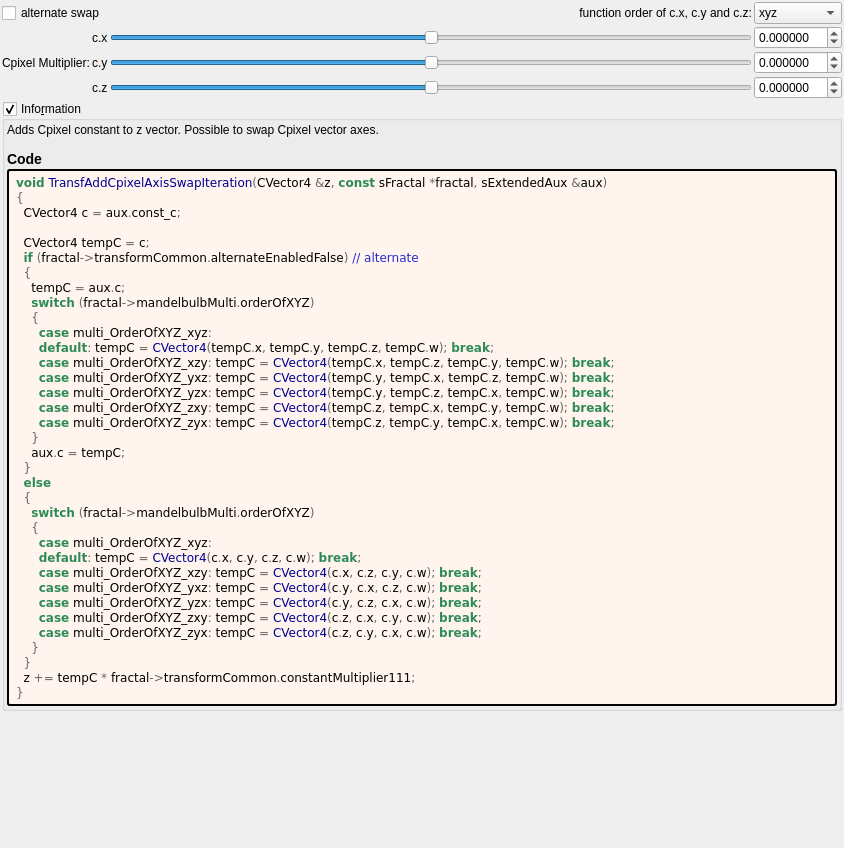
<?xml version="1.0" encoding="UTF-8"?>
<ui version="4.0">
 <class>transf_add_cpixel_axis_swap</class>
 <widget class="QWidget" name="Form">
  <property name="geometry">
   <rect>
    <x>0</x>
    <y>0</y>
    <width>844</width>
    <height>848</height>
   </rect>
  </property>
  <property name="windowTitle">
   <string notr="true">transf_add_cpixel_axis_swap</string>
  </property>
  <layout class="QVBoxLayout" name="verticalLayout">
   <property name="spacing">
    <number>2</number>
   </property>
   <property name="leftMargin">
    <number>2</number>
   </property>
   <property name="topMargin">
    <number>2</number>
   </property>
   <property name="rightMargin">
    <number>2</number>
   </property>
   <property name="bottomMargin">
    <number>2</number>
   </property>
   <item>
    <layout class="QGridLayout" name="gridLayout_23">
     <property name="spacing">
      <number>2</number>
     </property>
     <item row="1" column="2">
      <widget class="QSlider" name="slider3_transf_constant_multiplier_111_x">
       <property name="sizePolicy">
        <sizepolicy hsizetype="Expanding" vsizetype="Maximum">
         <horstretch>0</horstretch>
         <verstretch>0</verstretch>
        </sizepolicy>
       </property>
       <property name="minimum">
        <number>-10000000</number>
       </property>
       <property name="maximum">
        <number>10000000</number>
       </property>
       <property name="value">
        <number>0</number>
       </property>
       <property name="sliderPosition">
        <number>0</number>
       </property>
       <property name="orientation">
        <enum>Qt::Horizontal</enum>
       </property>
      </widget>
     </item>
     <item row="2" column="2">
      <widget class="QSlider" name="slider3_transf_constant_multiplier_111_y">
       <property name="sizePolicy">
        <sizepolicy hsizetype="Expanding" vsizetype="Maximum">
         <horstretch>0</horstretch>
         <verstretch>0</verstretch>
        </sizepolicy>
       </property>
       <property name="minimum">
        <number>-10000000</number>
       </property>
       <property name="maximum">
        <number>10000000</number>
       </property>
       <property name="value">
        <number>0</number>
       </property>
       <property name="sliderPosition">
        <number>0</number>
       </property>
       <property name="orientation">
        <enum>Qt::Horizontal</enum>
       </property>
      </widget>
     </item>
     <item row="1" column="3">
      <widget class="MyDoubleSpinBox" name="spinbox3_transf_constant_multiplier_111_x">
       <property name="sizePolicy">
        <sizepolicy hsizetype="Minimum" vsizetype="Maximum">
         <horstretch>0</horstretch>
         <verstretch>0</verstretch>
        </sizepolicy>
       </property>
       <property name="prefix">
        <string/>
       </property>
       <property name="suffix">
        <string/>
       </property>
       <property name="decimals">
        <number>6</number>
       </property>
       <property name="minimum">
        <double>-99.989999999999995</double>
       </property>
       <property name="maximum">
        <double>99.989999999999995</double>
       </property>
       <property name="singleStep">
        <double>0.100000000000000</double>
       </property>
      </widget>
     </item>
     <item row="3" column="2">
      <widget class="QSlider" name="slider3_transf_constant_multiplier_111_z">
       <property name="sizePolicy">
        <sizepolicy hsizetype="Expanding" vsizetype="Maximum">
         <horstretch>0</horstretch>
         <verstretch>0</verstretch>
        </sizepolicy>
       </property>
       <property name="minimum">
        <number>-10000000</number>
       </property>
       <property name="maximum">
        <number>10000000</number>
       </property>
       <property name="value">
        <number>0</number>
       </property>
       <property name="sliderPosition">
        <number>0</number>
       </property>
       <property name="orientation">
        <enum>Qt::Horizontal</enum>
       </property>
      </widget>
     </item>
     <item row="1" column="1">
      <widget class="QLabel" name="label_109">
       <property name="text">
        <string notr="true">c.x</string>
       </property>
      </widget>
     </item>
     <item row="2" column="3">
      <widget class="MyDoubleSpinBox" name="spinbox3_transf_constant_multiplier_111_y">
       <property name="sizePolicy">
        <sizepolicy hsizetype="Minimum" vsizetype="Maximum">
         <horstretch>0</horstretch>
         <verstretch>0</verstretch>
        </sizepolicy>
       </property>
       <property name="prefix">
        <string/>
       </property>
       <property name="suffix">
        <string/>
       </property>
       <property name="decimals">
        <number>6</number>
       </property>
       <property name="minimum">
        <double>-99.989999999999995</double>
       </property>
       <property name="maximum">
        <double>99.989999999999995</double>
       </property>
       <property name="singleStep">
        <double>0.100000000000000</double>
       </property>
      </widget>
     </item>
     <item row="3" column="3">
      <widget class="MyDoubleSpinBox" name="spinbox3_transf_constant_multiplier_111_z">
       <property name="sizePolicy">
        <sizepolicy hsizetype="Minimum" vsizetype="Maximum">
         <horstretch>0</horstretch>
         <verstretch>0</verstretch>
        </sizepolicy>
       </property>
       <property name="prefix">
        <string/>
       </property>
       <property name="suffix">
        <string/>
       </property>
       <property name="decimals">
        <number>6</number>
       </property>
       <property name="minimum">
        <double>-99.989999999999995</double>
       </property>
       <property name="maximum">
        <double>99.989999999999995</double>
       </property>
       <property name="singleStep">
        <double>0.100000000000000</double>
       </property>
      </widget>
     </item>
     <item row="0" column="2">
      <widget class="QLabel" name="label">
       <property name="text">
        <string>function order of c.x, c.y and c.z:</string>
       </property>
       <property name="alignment">
        <set>Qt::AlignRight|Qt::AlignTrailing|Qt::AlignVCenter</set>
       </property>
      </widget>
     </item>
     <item row="0" column="3">
      <widget class="QComboBox" name="comboBox_mandelbulbMulti_order_of_xyz">
       <item>
        <property name="text">
         <string notr="true">xyz</string>
        </property>
       </item>
       <item>
        <property name="text">
         <string notr="true">xzy</string>
        </property>
       </item>
       <item>
        <property name="text">
         <string notr="true">yxz</string>
        </property>
       </item>
       <item>
        <property name="text">
         <string notr="true">yzx</string>
        </property>
       </item>
       <item>
        <property name="text">
         <string notr="true">zxy</string>
        </property>
       </item>
       <item>
        <property name="text">
         <string notr="true">zyx</string>
        </property>
       </item>
      </widget>
     </item>
     <item row="2" column="1">
      <widget class="QLabel" name="label_110">
       <property name="text">
        <string notr="true">c.y</string>
       </property>
      </widget>
     </item>
     <item row="2" column="0">
      <widget class="QLabel" name="label_108">
       <property name="text">
        <string>Cpixel Multiplier:</string>
       </property>
      </widget>
     </item>
     <item row="3" column="1">
      <widget class="QLabel" name="label_111">
       <property name="text">
        <string notr="true">c.z</string>
       </property>
      </widget>
     </item>
     <item row="0" column="0" colspan="2">
      <widget class="QCheckBox" name="checkBox_transf_alternate_enabled_false">
       <property name="text">
        <string>alternate swap</string>
       </property>
      </widget>
     </item>
    </layout>
   </item>
   <item>
    <widget class="MyGroupBox" name="groupCheck_info">
     <property name="title">
      <string>Info&amp;rmation</string>
     </property>
     <property name="flat">
      <bool>false</bool>
     </property>
     <property name="checkable">
      <bool>true</bool>
     </property>
     <layout class="QVBoxLayout" name="verticalLayout_2">
      <property name="spacing">
       <number>2</number>
      </property>
      <property name="leftMargin">
       <number>2</number>
      </property>
      <property name="topMargin">
       <number>2</number>
      </property>
      <property name="rightMargin">
       <number>2</number>
      </property>
      <property name="bottomMargin">
       <number>2</number>
      </property>
      <item>
	   <widget class="QLabel" name="label_information_general">
	    <property name="text">
		 <string notr="true">&lt;p&gt;Adds Cpixel constant to z vector. Possible to swap Cpixel vector axes.&lt;/p&gt;&lt;table&gt;
&lt;/table&gt;
&lt;h3&gt;Code&lt;/h3&gt;</string>
		</property>
		<property name="wordWrap">
		 <bool>true</bool>
		</property>
		<property name="openExternalLinks">
		 <bool>true</bool>
		</property>
		<property name="textInteractionFlags">
		 <set>Qt::LinksAccessibleByMouse|Qt::TextSelectableByMouse</set>
		</property>
		</widget>
	   </item>
	   <item>
	    <widget class="QLabel" name="label_code_content">
		 <property name="text">
		  <string notr="true">&lt;body style=&quot;background-color:#fff5ee&quot;&gt;
&lt;pre style=&quot;color:#000000; background-color:#fff5ee;  font-family:'Courier New',monospace;&quot;&gt;&lt;span style=&quot;color:#2e8b57; font-weight:bold&quot;&gt;void&lt;/span&gt; &lt;span style=&quot;color:#00008f&quot;&gt;TransfAddCpixelAxisSwapIteration&lt;/span&gt;&lt;span style=&quot;color:#676767&quot;&gt;(&lt;/span&gt;CVector4 &lt;span style=&quot;color:#676767&quot;&gt;&amp;amp;&lt;/span&gt;z&lt;span style=&quot;color:#676767&quot;&gt;,&lt;/span&gt; &lt;span style=&quot;color:#2e8b57; font-weight:bold&quot;&gt;const&lt;/span&gt; sFractal &lt;span style=&quot;color:#676767&quot;&gt;*&lt;/span&gt;fractal&lt;span style=&quot;color:#676767&quot;&gt;,&lt;/span&gt; sExtendedAux &lt;span style=&quot;color:#676767&quot;&gt;&amp;amp;&lt;/span&gt;aux&lt;span style=&quot;color:#676767&quot;&gt;)&lt;/span&gt;
&lt;span style=&quot;color:#676767&quot;&gt;{&lt;/span&gt;
  CVector4 c &lt;span style=&quot;color:#676767&quot;&gt;=&lt;/span&gt; aux&lt;span style=&quot;color:#676767&quot;&gt;.&lt;/span&gt;const_c&lt;span style=&quot;color:#676767&quot;&gt;;&lt;/span&gt;

  CVector4 tempC &lt;span style=&quot;color:#676767&quot;&gt;=&lt;/span&gt; c&lt;span style=&quot;color:#676767&quot;&gt;;&lt;/span&gt;
  &lt;span style=&quot;color:#2e8b57; font-weight:bold&quot;&gt;if&lt;/span&gt; &lt;span style=&quot;color:#676767&quot;&gt;(&lt;/span&gt;fractal&lt;span style=&quot;color:#676767&quot;&gt;-&amp;gt;&lt;/span&gt;transformCommon&lt;span style=&quot;color:#676767&quot;&gt;.&lt;/span&gt;alternateEnabledFalse&lt;span style=&quot;color:#676767&quot;&gt;)&lt;/span&gt; &lt;span style=&quot;color:#2929cc&quot;&gt;// alternate&lt;/span&gt;
  &lt;span style=&quot;color:#676767&quot;&gt;{&lt;/span&gt;
    tempC &lt;span style=&quot;color:#676767&quot;&gt;=&lt;/span&gt; aux&lt;span style=&quot;color:#676767&quot;&gt;.&lt;/span&gt;c&lt;span style=&quot;color:#676767&quot;&gt;;&lt;/span&gt;
    &lt;span style=&quot;color:#2e8b57; font-weight:bold&quot;&gt;switch&lt;/span&gt; &lt;span style=&quot;color:#676767&quot;&gt;(&lt;/span&gt;fractal&lt;span style=&quot;color:#676767&quot;&gt;-&amp;gt;&lt;/span&gt;mandelbulbMulti&lt;span style=&quot;color:#676767&quot;&gt;.&lt;/span&gt;orderOfXYZ&lt;span style=&quot;color:#676767&quot;&gt;)&lt;/span&gt;
    &lt;span style=&quot;color:#676767&quot;&gt;{&lt;/span&gt;
      &lt;span style=&quot;color:#2e8b57; font-weight:bold&quot;&gt;case&lt;/span&gt; multi_OrderOfXYZ_xyz&lt;span style=&quot;color:#676767&quot;&gt;:&lt;/span&gt;
      &lt;span style=&quot;color:#2e8b57; font-weight:bold&quot;&gt;default&lt;/span&gt;&lt;span style=&quot;color:#676767&quot;&gt;:&lt;/span&gt; tempC &lt;span style=&quot;color:#676767&quot;&gt;=&lt;/span&gt; &lt;span style=&quot;color:#00008f&quot;&gt;CVector4&lt;/span&gt;&lt;span style=&quot;color:#676767&quot;&gt;(&lt;/span&gt;tempC&lt;span style=&quot;color:#676767&quot;&gt;.&lt;/span&gt;x&lt;span style=&quot;color:#676767&quot;&gt;,&lt;/span&gt; tempC&lt;span style=&quot;color:#676767&quot;&gt;.&lt;/span&gt;y&lt;span style=&quot;color:#676767&quot;&gt;,&lt;/span&gt; tempC&lt;span style=&quot;color:#676767&quot;&gt;.&lt;/span&gt;z&lt;span style=&quot;color:#676767&quot;&gt;,&lt;/span&gt; tempC&lt;span style=&quot;color:#676767&quot;&gt;.&lt;/span&gt;w&lt;span style=&quot;color:#676767&quot;&gt;);&lt;/span&gt; &lt;span style=&quot;color:#2e8b57; font-weight:bold&quot;&gt;break&lt;/span&gt;&lt;span style=&quot;color:#676767&quot;&gt;;&lt;/span&gt;
      &lt;span style=&quot;color:#2e8b57; font-weight:bold&quot;&gt;case&lt;/span&gt; multi_OrderOfXYZ_xzy&lt;span style=&quot;color:#676767&quot;&gt;:&lt;/span&gt; tempC &lt;span style=&quot;color:#676767&quot;&gt;=&lt;/span&gt; &lt;span style=&quot;color:#00008f&quot;&gt;CVector4&lt;/span&gt;&lt;span style=&quot;color:#676767&quot;&gt;(&lt;/span&gt;tempC&lt;span style=&quot;color:#676767&quot;&gt;.&lt;/span&gt;x&lt;span style=&quot;color:#676767&quot;&gt;,&lt;/span&gt; tempC&lt;span style=&quot;color:#676767&quot;&gt;.&lt;/span&gt;z&lt;span style=&quot;color:#676767&quot;&gt;,&lt;/span&gt; tempC&lt;span style=&quot;color:#676767&quot;&gt;.&lt;/span&gt;y&lt;span style=&quot;color:#676767&quot;&gt;,&lt;/span&gt; tempC&lt;span style=&quot;color:#676767&quot;&gt;.&lt;/span&gt;w&lt;span style=&quot;color:#676767&quot;&gt;);&lt;/span&gt; &lt;span style=&quot;color:#2e8b57; font-weight:bold&quot;&gt;break&lt;/span&gt;&lt;span style=&quot;color:#676767&quot;&gt;;&lt;/span&gt;
      &lt;span style=&quot;color:#2e8b57; font-weight:bold&quot;&gt;case&lt;/span&gt; multi_OrderOfXYZ_yxz&lt;span style=&quot;color:#676767&quot;&gt;:&lt;/span&gt; tempC &lt;span style=&quot;color:#676767&quot;&gt;=&lt;/span&gt; &lt;span style=&quot;color:#00008f&quot;&gt;CVector4&lt;/span&gt;&lt;span style=&quot;color:#676767&quot;&gt;(&lt;/span&gt;tempC&lt;span style=&quot;color:#676767&quot;&gt;.&lt;/span&gt;y&lt;span style=&quot;color:#676767&quot;&gt;,&lt;/span&gt; tempC&lt;span style=&quot;color:#676767&quot;&gt;.&lt;/span&gt;x&lt;span style=&quot;color:#676767&quot;&gt;,&lt;/span&gt; tempC&lt;span style=&quot;color:#676767&quot;&gt;.&lt;/span&gt;z&lt;span style=&quot;color:#676767&quot;&gt;,&lt;/span&gt; tempC&lt;span style=&quot;color:#676767&quot;&gt;.&lt;/span&gt;w&lt;span style=&quot;color:#676767&quot;&gt;);&lt;/span&gt; &lt;span style=&quot;color:#2e8b57; font-weight:bold&quot;&gt;break&lt;/span&gt;&lt;span style=&quot;color:#676767&quot;&gt;;&lt;/span&gt;
      &lt;span style=&quot;color:#2e8b57; font-weight:bold&quot;&gt;case&lt;/span&gt; multi_OrderOfXYZ_yzx&lt;span style=&quot;color:#676767&quot;&gt;:&lt;/span&gt; tempC &lt;span style=&quot;color:#676767&quot;&gt;=&lt;/span&gt; &lt;span style=&quot;color:#00008f&quot;&gt;CVector4&lt;/span&gt;&lt;span style=&quot;color:#676767&quot;&gt;(&lt;/span&gt;tempC&lt;span style=&quot;color:#676767&quot;&gt;.&lt;/span&gt;y&lt;span style=&quot;color:#676767&quot;&gt;,&lt;/span&gt; tempC&lt;span style=&quot;color:#676767&quot;&gt;.&lt;/span&gt;z&lt;span style=&quot;color:#676767&quot;&gt;,&lt;/span&gt; tempC&lt;span style=&quot;color:#676767&quot;&gt;.&lt;/span&gt;x&lt;span style=&quot;color:#676767&quot;&gt;,&lt;/span&gt; tempC&lt;span style=&quot;color:#676767&quot;&gt;.&lt;/span&gt;w&lt;span style=&quot;color:#676767&quot;&gt;);&lt;/span&gt; &lt;span style=&quot;color:#2e8b57; font-weight:bold&quot;&gt;break&lt;/span&gt;&lt;span style=&quot;color:#676767&quot;&gt;;&lt;/span&gt;
      &lt;span style=&quot;color:#2e8b57; font-weight:bold&quot;&gt;case&lt;/span&gt; multi_OrderOfXYZ_zxy&lt;span style=&quot;color:#676767&quot;&gt;:&lt;/span&gt; tempC &lt;span style=&quot;color:#676767&quot;&gt;=&lt;/span&gt; &lt;span style=&quot;color:#00008f&quot;&gt;CVector4&lt;/span&gt;&lt;span style=&quot;color:#676767&quot;&gt;(&lt;/span&gt;tempC&lt;span style=&quot;color:#676767&quot;&gt;.&lt;/span&gt;z&lt;span style=&quot;color:#676767&quot;&gt;,&lt;/span&gt; tempC&lt;span style=&quot;color:#676767&quot;&gt;.&lt;/span&gt;x&lt;span style=&quot;color:#676767&quot;&gt;,&lt;/span&gt; tempC&lt;span style=&quot;color:#676767&quot;&gt;.&lt;/span&gt;y&lt;span style=&quot;color:#676767&quot;&gt;,&lt;/span&gt; tempC&lt;span style=&quot;color:#676767&quot;&gt;.&lt;/span&gt;w&lt;span style=&quot;color:#676767&quot;&gt;);&lt;/span&gt; &lt;span style=&quot;color:#2e8b57; font-weight:bold&quot;&gt;break&lt;/span&gt;&lt;span style=&quot;color:#676767&quot;&gt;;&lt;/span&gt;
      &lt;span style=&quot;color:#2e8b57; font-weight:bold&quot;&gt;case&lt;/span&gt; multi_OrderOfXYZ_zyx&lt;span style=&quot;color:#676767&quot;&gt;:&lt;/span&gt; tempC &lt;span style=&quot;color:#676767&quot;&gt;=&lt;/span&gt; &lt;span style=&quot;color:#00008f&quot;&gt;CVector4&lt;/span&gt;&lt;span style=&quot;color:#676767&quot;&gt;(&lt;/span&gt;tempC&lt;span style=&quot;color:#676767&quot;&gt;.&lt;/span&gt;z&lt;span style=&quot;color:#676767&quot;&gt;,&lt;/span&gt; tempC&lt;span style=&quot;color:#676767&quot;&gt;.&lt;/span&gt;y&lt;span style=&quot;color:#676767&quot;&gt;,&lt;/span&gt; tempC&lt;span style=&quot;color:#676767&quot;&gt;.&lt;/span&gt;x&lt;span style=&quot;color:#676767&quot;&gt;,&lt;/span&gt; tempC&lt;span style=&quot;color:#676767&quot;&gt;.&lt;/span&gt;w&lt;span style=&quot;color:#676767&quot;&gt;);&lt;/span&gt; &lt;span style=&quot;color:#2e8b57; font-weight:bold&quot;&gt;break&lt;/span&gt;&lt;span style=&quot;color:#676767&quot;&gt;;&lt;/span&gt;
    &lt;span style=&quot;color:#676767&quot;&gt;}&lt;/span&gt;
    aux&lt;span style=&quot;color:#676767&quot;&gt;.&lt;/span&gt;c &lt;span style=&quot;color:#676767&quot;&gt;=&lt;/span&gt; tempC&lt;span style=&quot;color:#676767&quot;&gt;;&lt;/span&gt;
  &lt;span style=&quot;color:#676767&quot;&gt;}&lt;/span&gt;
  &lt;span style=&quot;color:#2e8b57; font-weight:bold&quot;&gt;else&lt;/span&gt;
  &lt;span style=&quot;color:#676767&quot;&gt;{&lt;/span&gt;
    &lt;span style=&quot;color:#2e8b57; font-weight:bold&quot;&gt;switch&lt;/span&gt; &lt;span style=&quot;color:#676767&quot;&gt;(&lt;/span&gt;fractal&lt;span style=&quot;color:#676767&quot;&gt;-&amp;gt;&lt;/span&gt;mandelbulbMulti&lt;span style=&quot;color:#676767&quot;&gt;.&lt;/span&gt;orderOfXYZ&lt;span style=&quot;color:#676767&quot;&gt;)&lt;/span&gt;
    &lt;span style=&quot;color:#676767&quot;&gt;{&lt;/span&gt;
      &lt;span style=&quot;color:#2e8b57; font-weight:bold&quot;&gt;case&lt;/span&gt; multi_OrderOfXYZ_xyz&lt;span style=&quot;color:#676767&quot;&gt;:&lt;/span&gt;
      &lt;span style=&quot;color:#2e8b57; font-weight:bold&quot;&gt;default&lt;/span&gt;&lt;span style=&quot;color:#676767&quot;&gt;:&lt;/span&gt; tempC &lt;span style=&quot;color:#676767&quot;&gt;=&lt;/span&gt; &lt;span style=&quot;color:#00008f&quot;&gt;CVector4&lt;/span&gt;&lt;span style=&quot;color:#676767&quot;&gt;(&lt;/span&gt;c&lt;span style=&quot;color:#676767&quot;&gt;.&lt;/span&gt;x&lt;span style=&quot;color:#676767&quot;&gt;,&lt;/span&gt; c&lt;span style=&quot;color:#676767&quot;&gt;.&lt;/span&gt;y&lt;span style=&quot;color:#676767&quot;&gt;,&lt;/span&gt; c&lt;span style=&quot;color:#676767&quot;&gt;.&lt;/span&gt;z&lt;span style=&quot;color:#676767&quot;&gt;,&lt;/span&gt; c&lt;span style=&quot;color:#676767&quot;&gt;.&lt;/span&gt;w&lt;span style=&quot;color:#676767&quot;&gt;);&lt;/span&gt; &lt;span style=&quot;color:#2e8b57; font-weight:bold&quot;&gt;break&lt;/span&gt;&lt;span style=&quot;color:#676767&quot;&gt;;&lt;/span&gt;
      &lt;span style=&quot;color:#2e8b57; font-weight:bold&quot;&gt;case&lt;/span&gt; multi_OrderOfXYZ_xzy&lt;span style=&quot;color:#676767&quot;&gt;:&lt;/span&gt; tempC &lt;span style=&quot;color:#676767&quot;&gt;=&lt;/span&gt; &lt;span style=&quot;color:#00008f&quot;&gt;CVector4&lt;/span&gt;&lt;span style=&quot;color:#676767&quot;&gt;(&lt;/span&gt;c&lt;span style=&quot;color:#676767&quot;&gt;.&lt;/span&gt;x&lt;span style=&quot;color:#676767&quot;&gt;,&lt;/span&gt; c&lt;span style=&quot;color:#676767&quot;&gt;.&lt;/span&gt;z&lt;span style=&quot;color:#676767&quot;&gt;,&lt;/span&gt; c&lt;span style=&quot;color:#676767&quot;&gt;.&lt;/span&gt;y&lt;span style=&quot;color:#676767&quot;&gt;,&lt;/span&gt; c&lt;span style=&quot;color:#676767&quot;&gt;.&lt;/span&gt;w&lt;span style=&quot;color:#676767&quot;&gt;);&lt;/span&gt; &lt;span style=&quot;color:#2e8b57; font-weight:bold&quot;&gt;break&lt;/span&gt;&lt;span style=&quot;color:#676767&quot;&gt;;&lt;/span&gt;
      &lt;span style=&quot;color:#2e8b57; font-weight:bold&quot;&gt;case&lt;/span&gt; multi_OrderOfXYZ_yxz&lt;span style=&quot;color:#676767&quot;&gt;:&lt;/span&gt; tempC &lt;span style=&quot;color:#676767&quot;&gt;=&lt;/span&gt; &lt;span style=&quot;color:#00008f&quot;&gt;CVector4&lt;/span&gt;&lt;span style=&quot;color:#676767&quot;&gt;(&lt;/span&gt;c&lt;span style=&quot;color:#676767&quot;&gt;.&lt;/span&gt;y&lt;span style=&quot;color:#676767&quot;&gt;,&lt;/span&gt; c&lt;span style=&quot;color:#676767&quot;&gt;.&lt;/span&gt;x&lt;span style=&quot;color:#676767&quot;&gt;,&lt;/span&gt; c&lt;span style=&quot;color:#676767&quot;&gt;.&lt;/span&gt;z&lt;span style=&quot;color:#676767&quot;&gt;,&lt;/span&gt; c&lt;span style=&quot;color:#676767&quot;&gt;.&lt;/span&gt;w&lt;span style=&quot;color:#676767&quot;&gt;);&lt;/span&gt; &lt;span style=&quot;color:#2e8b57; font-weight:bold&quot;&gt;break&lt;/span&gt;&lt;span style=&quot;color:#676767&quot;&gt;;&lt;/span&gt;
      &lt;span style=&quot;color:#2e8b57; font-weight:bold&quot;&gt;case&lt;/span&gt; multi_OrderOfXYZ_yzx&lt;span style=&quot;color:#676767&quot;&gt;:&lt;/span&gt; tempC &lt;span style=&quot;color:#676767&quot;&gt;=&lt;/span&gt; &lt;span style=&quot;color:#00008f&quot;&gt;CVector4&lt;/span&gt;&lt;span style=&quot;color:#676767&quot;&gt;(&lt;/span&gt;c&lt;span style=&quot;color:#676767&quot;&gt;.&lt;/span&gt;y&lt;span style=&quot;color:#676767&quot;&gt;,&lt;/span&gt; c&lt;span style=&quot;color:#676767&quot;&gt;.&lt;/span&gt;z&lt;span style=&quot;color:#676767&quot;&gt;,&lt;/span&gt; c&lt;span style=&quot;color:#676767&quot;&gt;.&lt;/span&gt;x&lt;span style=&quot;color:#676767&quot;&gt;,&lt;/span&gt; c&lt;span style=&quot;color:#676767&quot;&gt;.&lt;/span&gt;w&lt;span style=&quot;color:#676767&quot;&gt;);&lt;/span&gt; &lt;span style=&quot;color:#2e8b57; font-weight:bold&quot;&gt;break&lt;/span&gt;&lt;span style=&quot;color:#676767&quot;&gt;;&lt;/span&gt;
      &lt;span style=&quot;color:#2e8b57; font-weight:bold&quot;&gt;case&lt;/span&gt; multi_OrderOfXYZ_zxy&lt;span style=&quot;color:#676767&quot;&gt;:&lt;/span&gt; tempC &lt;span style=&quot;color:#676767&quot;&gt;=&lt;/span&gt; &lt;span style=&quot;color:#00008f&quot;&gt;CVector4&lt;/span&gt;&lt;span style=&quot;color:#676767&quot;&gt;(&lt;/span&gt;c&lt;span style=&quot;color:#676767&quot;&gt;.&lt;/span&gt;z&lt;span style=&quot;color:#676767&quot;&gt;,&lt;/span&gt; c&lt;span style=&quot;color:#676767&quot;&gt;.&lt;/span&gt;x&lt;span style=&quot;color:#676767&quot;&gt;,&lt;/span&gt; c&lt;span style=&quot;color:#676767&quot;&gt;.&lt;/span&gt;y&lt;span style=&quot;color:#676767&quot;&gt;,&lt;/span&gt; c&lt;span style=&quot;color:#676767&quot;&gt;.&lt;/span&gt;w&lt;span style=&quot;color:#676767&quot;&gt;);&lt;/span&gt; &lt;span style=&quot;color:#2e8b57; font-weight:bold&quot;&gt;break&lt;/span&gt;&lt;span style=&quot;color:#676767&quot;&gt;;&lt;/span&gt;
      &lt;span style=&quot;color:#2e8b57; font-weight:bold&quot;&gt;case&lt;/span&gt; multi_OrderOfXYZ_zyx&lt;span style=&quot;color:#676767&quot;&gt;:&lt;/span&gt; tempC &lt;span style=&quot;color:#676767&quot;&gt;=&lt;/span&gt; &lt;span style=&quot;color:#00008f&quot;&gt;CVector4&lt;/span&gt;&lt;span style=&quot;color:#676767&quot;&gt;(&lt;/span&gt;c&lt;span style=&quot;color:#676767&quot;&gt;.&lt;/span&gt;z&lt;span style=&quot;color:#676767&quot;&gt;,&lt;/span&gt; c&lt;span style=&quot;color:#676767&quot;&gt;.&lt;/span&gt;y&lt;span style=&quot;color:#676767&quot;&gt;,&lt;/span&gt; c&lt;span style=&quot;color:#676767&quot;&gt;.&lt;/span&gt;x&lt;span style=&quot;color:#676767&quot;&gt;,&lt;/span&gt; c&lt;span style=&quot;color:#676767&quot;&gt;.&lt;/span&gt;w&lt;span style=&quot;color:#676767&quot;&gt;);&lt;/span&gt; &lt;span style=&quot;color:#2e8b57; font-weight:bold&quot;&gt;break&lt;/span&gt;&lt;span style=&quot;color:#676767&quot;&gt;;&lt;/span&gt;
    &lt;span style=&quot;color:#676767&quot;&gt;}&lt;/span&gt;
  &lt;span style=&quot;color:#676767&quot;&gt;}&lt;/span&gt;
  z &lt;span style=&quot;color:#676767&quot;&gt;+=&lt;/span&gt; tempC &lt;span style=&quot;color:#676767&quot;&gt;*&lt;/span&gt; fractal&lt;span style=&quot;color:#676767&quot;&gt;-&amp;gt;&lt;/span&gt;transformCommon&lt;span style=&quot;color:#676767&quot;&gt;.&lt;/span&gt;constantMultiplier111&lt;span style=&quot;color:#676767&quot;&gt;;&lt;/span&gt;
&lt;span style=&quot;color:#676767&quot;&gt;}&lt;/span&gt;
&lt;/pre&gt;
&lt;/body&gt;</string>
		 </property>
		 <property name="wordWrap">
		  <bool>true</bool>
		 </property>
		 <property name="openExternalLinks">
		  <bool>true</bool>
		 </property>
		 <property name="textInteractionFlags">
		  <set>Qt::LinksAccessibleByMouse|Qt::TextSelectableByMouse</set>
		 </property>
		 <property name="styleSheet">
		  <string notr="true">border-style: outset; border-width: 2px; border-radius: 3px; border-color: black; background-color: #fff5ee; padding: 4px;</string>
		  </property>
		 </widget>
		</item>
	   </layout>
    </widget>
   </item>
   <item>
    <spacer name="verticalSpacer">
     <property name="orientation">
      <enum>Qt::Vertical</enum>
     </property>
     <property name="sizeHint" stdset="0">
      <size>
       <width>20</width>
       <height>40</height>
      </size>
     </property>
    </spacer>
   </item>
  </layout>
 </widget>
 <customwidgets>
  <customwidget>
   <class>MyDoubleSpinBox</class>
   <extends>QDoubleSpinBox</extends>
   <header>my_double_spin_box.h</header>
  </customwidget>
  <customwidget>
   <class>MyGroupBox</class>
   <extends>QGroupBox</extends>
   <header>my_group_box.h</header>
   <container>1</container>
  </customwidget>
 </customwidgets>
 <tabstops>
  <tabstop>checkBox_transf_alternate_enabled_false</tabstop>
  <tabstop>comboBox_mandelbulbMulti_order_of_xyz</tabstop>
  <tabstop>slider3_transf_constant_multiplier_111_x</tabstop>
  <tabstop>spinbox3_transf_constant_multiplier_111_x</tabstop>
  <tabstop>slider3_transf_constant_multiplier_111_y</tabstop>
  <tabstop>spinbox3_transf_constant_multiplier_111_y</tabstop>
  <tabstop>slider3_transf_constant_multiplier_111_z</tabstop>
  <tabstop>spinbox3_transf_constant_multiplier_111_z</tabstop>
  <tabstop>groupCheck_info</tabstop>
 </tabstops>
 <resources/>
 <connections/>
</ui>
